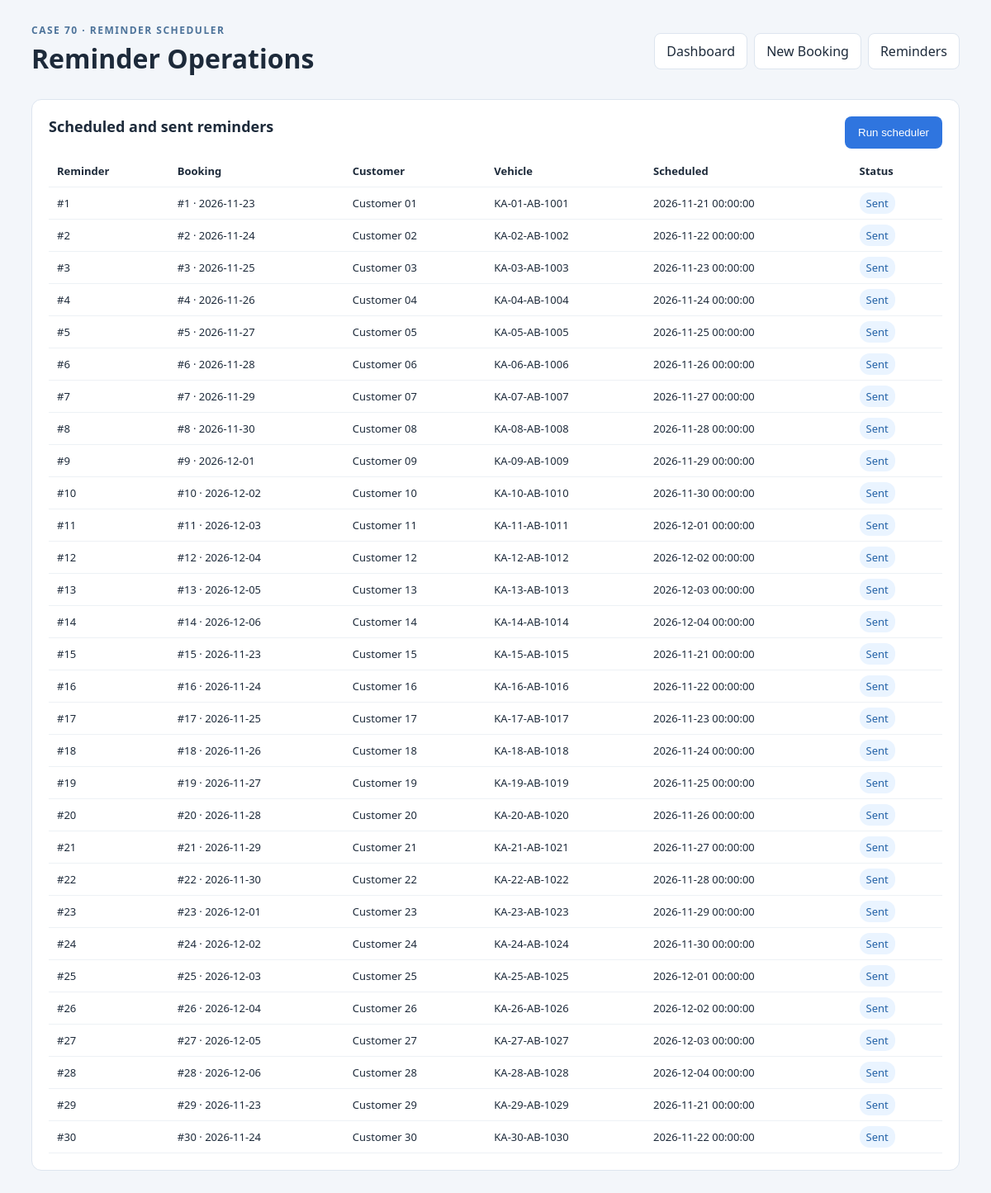
The app's page /reminders with its own data.
### app.py (models this page shows)
class Reminder(db.Model):
    id = db.Column(db.Integer, primary_key=True)
    booking_id = db.Column(db.Integer, db.ForeignKey("booking.id"), nullable=False)
    template_id = db.Column(db.Integer, db.ForeignKey("reminder_template.id"), nullable=False)
    scheduled_for = db.Column(db.DateTime, nullable=False)
    status = db.Column(db.String(20), default="Scheduled")
    sent_at = db.Column(db.DateTime)

class Booking(db.Model):
    id = db.Column(db.Integer, primary_key=True)
    vehicle_id = db.Column(db.Integer, db.ForeignKey("vehicle.id"), nullable=False)
    workshop_id = db.Column(db.Integer, db.ForeignKey("workshop.id"), nullable=False)
    booking_date = db.Column(db.Date, nullable=False)
    service_type = db.Column(db.String(80), nullable=False)
    status = db.Column(db.String(20), default="Scheduled")

class Customer(db.Model):
    id = db.Column(db.Integer, primary_key=True)
    name = db.Column(db.String(100), nullable=False)
    email = db.Column(db.String(120), nullable=False)
    phone = db.Column(db.String(20), nullable=False)
    marketing_consent = db.Column(db.Boolean, default=False)

class Vehicle(db.Model):
    id = db.Column(db.Integer, primary_key=True)
    registration = db.Column(db.String(20), unique=True, nullable=False)
    customer_id = db.Column(db.Integer, db.ForeignKey("customer.id"), nullable=False)
    make = db.Column(db.String(50), nullable=False)
    model = db.Column(db.String(50), nullable=False)
    next_service = db.Column(db.Date, nullable=False)

### app.py (the view)
@app.route("/reminders")
def reminders():
    rows = db.session.query(Reminder, Booking, Vehicle, Customer).join(
        Booking, Reminder.booking_id == Booking.id).join(
        Vehicle, Booking.vehicle_id == Vehicle.id).join(
        Customer, Vehicle.customer_id == Customer.id).all()
    return render_template("reminders.html", rows=rows)

### templates/reminders.html
<!doctype html><html><head><meta charset="utf-8"><title>Reminder Operations</title><link rel="stylesheet" href="/static/style.css"></head>
<body><main class="shell"><header><div><p class="eyebrow">CASE 70 · REMINDER SCHEDULER</p><h1>Reminder Operations</h1></div><nav><a href="/">Dashboard</a><a href="/book">New Booking</a><a href="/reminders">Reminders</a></nav></header>
<section class="panel"><div class="table-head"><h2>Scheduled and sent reminders</h2><button onclick="runReminders()">Run scheduler</button></div><div id="scheduler-result"></div>
<table><thead><tr><th>Reminder</th><th>Booking</th><th>Customer</th><th>Vehicle</th><th>Scheduled</th><th>Status</th></tr></thead><tbody>{% for r,b,v,c in rows %}<tr><td>#{{ r.id }}</td><td>#{{ b.id }} · {{ b.booking_date }}</td><td>{{ c.name }}</td><td>{{ v.registration }}</td><td>{{ r.scheduled_for }}</td><td><span class="status">{{ r.status }}</span></td></tr>{% endfor %}</tbody></table></section></main><script src="/static/app.js"></script></body></html>

### static/style.css (style rules this page uses)
:root { --navy:#13233a;--blue:#2f75df;--cyan:#dff3ff;--ink:#1d2a3a;--muted:#718096;--line:#dde5ef }
* { box-sizing:border-box }
body { margin:0;background:#f3f6fa;font-family:"Segoe UI",Arial;color:var(--ink) }
.shell { max-width:1180px;margin:auto;padding:28px }
header { display:flex;justify-content:space-between;align-items:center;margin-bottom:24px }
h1 { margin:4px 0;font-size:32px }
.eyebrow { margin:0;color:#4d739a;font-size:12px;font-weight:700;letter-spacing:1.5px }
nav { display:flex;gap:8px }
nav a { text-decoration:none;color:var(--ink);background:white;border:1px solid var(--line);border-radius:8px;padding:10px 14px }
.panel { background:white;border:1px solid var(--line);border-radius:12px;padding:20px;margin-bottom:16px }
.panel h2 { margin-top:0;font-size:18px }
table { width:100%;border-collapse:collapse }
th,td { text-align:left;padding:10px;border-bottom:1px solid #edf1f5;font-size:13px }
.status { background:#eaf4ff;color:#2462a7;border-radius:12px;padding:4px 8px }
.table-head { display:flex;justify-content:space-between }
.table-head button,button { border:0;background:var(--blue);color:white;padding:10px 16px;border-radius:8px;cursor:pointer }

### records on screen
Reminder: id "1", booking_date "2026-11-23", name "Customer 01", registration "KA-01-AB-1001", scheduled_for "2026-11-21 00:00:00", status "Sent"
Reminder: id "2", booking_date "2026-11-24", name "Customer 02", registration "KA-02-AB-1002", scheduled_for "2026-11-22 00:00:00", status "Sent"
Reminder: id "3", booking_date "2026-11-25", name "Customer 03", registration "KA-03-AB-1003", scheduled_for "2026-11-23 00:00:00", status "Sent"
Reminder: id "4", booking_date "2026-11-26", name "Customer 04", registration "KA-04-AB-1004", scheduled_for "2026-11-24 00:00:00", status "Sent"
Reminder: id "5", booking_date "2026-11-27", name "Customer 05", registration "KA-05-AB-1005", scheduled_for "2026-11-25 00:00:00", status "Sent"
Reminder: id "6", booking_date "2026-11-28", name "Customer 06", registration "KA-06-AB-1006", scheduled_for "2026-11-26 00:00:00", status "Sent"
Reminder: id "7", booking_date "2026-11-29", name "Customer 07", registration "KA-07-AB-1007", scheduled_for "2026-11-27 00:00:00", status "Sent"
Reminder: id "8", booking_date "2026-11-30", name "Customer 08", registration "KA-08-AB-1008", scheduled_for "2026-11-28 00:00:00", status "Sent"
Reminder: id "9", booking_date "2026-12-01", name "Customer 09", registration "KA-09-AB-1009", scheduled_for "2026-11-29 00:00:00", status "Sent"
Reminder: id "10", booking_date "2026-12-02", name "Customer 10", registration "KA-10-AB-1010", scheduled_for "2026-11-30 00:00:00", status "Sent"
Reminder: id "11", booking_date "2026-12-03", name "Customer 11", registration "KA-11-AB-1011", scheduled_for "2026-12-01 00:00:00", status "Sent"
Reminder: id "12", booking_date "2026-12-04", name "Customer 12", registration "KA-12-AB-1012", scheduled_for "2026-12-02 00:00:00", status "Sent"
Reminder: id "13", booking_date "2026-12-05", name "Customer 13", registration "KA-13-AB-1013", scheduled_for "2026-12-03 00:00:00", status "Sent"
Reminder: id "14", booking_date "2026-12-06", name "Customer 14", registration "KA-14-AB-1014", scheduled_for "2026-12-04 00:00:00", status "Sent"
Reminder: id "15", booking_date "2026-11-23", name "Customer 15", registration "KA-15-AB-1015", scheduled_for "2026-11-21 00:00:00", status "Sent"
Reminder: id "16", booking_date "2026-11-24", name "Customer 16", registration "KA-16-AB-1016", scheduled_for "2026-11-22 00:00:00", status "Sent"
Reminder: id "17", booking_date "2026-11-25", name "Customer 17", registration "KA-17-AB-1017", scheduled_for "2026-11-23 00:00:00", status "Sent"
Reminder: id "18", booking_date "2026-11-26", name "Customer 18", registration "KA-18-AB-1018", scheduled_for "2026-11-24 00:00:00", status "Sent"
Reminder: id "19", booking_date "2026-11-27", name "Customer 19", registration "KA-19-AB-1019", scheduled_for "2026-11-25 00:00:00", status "Sent"
Reminder: id "20", booking_date "2026-11-28", name "Customer 20", registration "KA-20-AB-1020", scheduled_for "2026-11-26 00:00:00", status "Sent"
Reminder: id "21", booking_date "2026-11-29", name "Customer 21", registration "KA-21-AB-1021", scheduled_for "2026-11-27 00:00:00", status "Sent"
Reminder: id "22", booking_date "2026-11-30", name "Customer 22", registration "KA-22-AB-1022", scheduled_for "2026-11-28 00:00:00", status "Sent"
Reminder: id "23", booking_date "2026-12-01", name "Customer 23", registration "KA-23-AB-1023", scheduled_for "2026-11-29 00:00:00", status "Sent"
Reminder: id "24", booking_date "2026-12-02", name "Customer 24", registration "KA-24-AB-1024", scheduled_for "2026-11-30 00:00:00", status "Sent"
Reminder: id "25", booking_date "2026-12-03", name "Customer 25", registration "KA-25-AB-1025", scheduled_for "2026-12-01 00:00:00", status "Sent"
Reminder: id "26", booking_date "2026-12-04", name "Customer 26", registration "KA-26-AB-1026", scheduled_for "2026-12-02 00:00:00", status "Sent"
Reminder: id "27", booking_date "2026-12-05", name "Customer 27", registration "KA-27-AB-1027", scheduled_for "2026-12-03 00:00:00", status "Sent"
Reminder: id "28", booking_date "2026-12-06", name "Customer 28", registration "KA-28-AB-1028", scheduled_for "2026-12-04 00:00:00", status "Sent"
Reminder: id "29", booking_date "2026-11-23", name "Customer 29", registration "KA-29-AB-1029", scheduled_for "2026-11-21 00:00:00", status "Sent"
Reminder: id "30", booking_date "2026-11-24", name "Customer 30", registration "KA-30-AB-1030", scheduled_for "2026-11-22 00:00:00", status "Sent"
